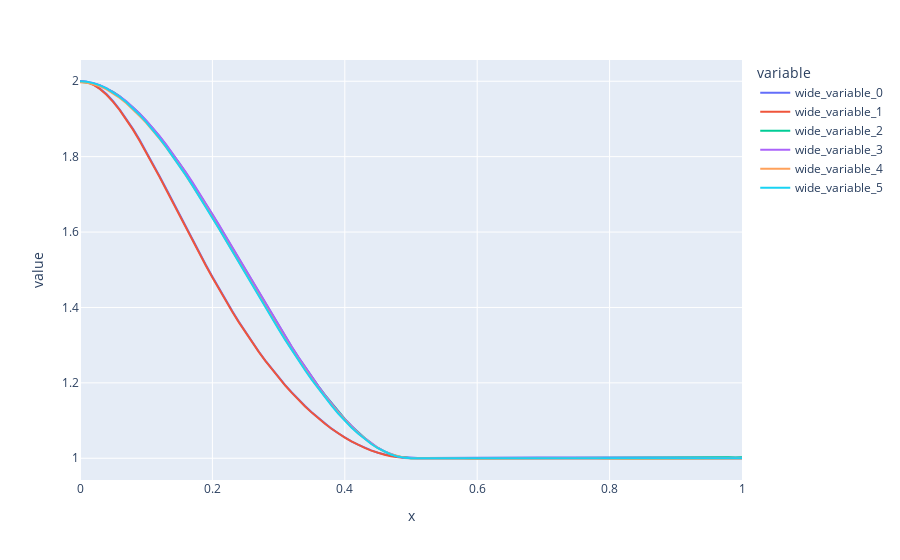

The code cell stored with this chart in its notebook:
### Code cell
px.line(x=times1, y=[np.var(x1, axis=0), varxteo1, np.var(x2, axis=0), varxteo2, np.var(x3, axis=0), varxteo3])
